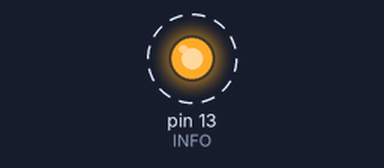
Bench run of a sketch on a simulated Arduino Uno, built with avr-gcc and run on an emulated ATmega328P. On the bench: output pins drawn as LEDs (lit = HIGH). Dashed ring = blinking. What the sketch prints to the serial monitor is not drawn.

Above: at 0.2 s.
Timing chart, 0 to 3.0 s (numbered marks = the images above):
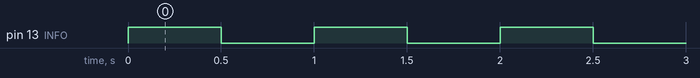

The sketch:

HelloWorld.ino
```cpp
// (licence header left out)
// Serial monitor to see startup message
// Built-in INFO LED on output 13 blinks

#define INFO 13

void setup()
{
    Serial.begin(9600);
    Serial.println("Hello World!");

    pinMode(INFO, OUTPUT);
}


void loop()
{
    digitalWrite(INFO, 1);
    delay(500);
    digitalWrite(INFO, 0);
    delay(500);
}
```

Measured:
- by itself, pin 13 (INFO): alternates HIGH for 0.50 s and LOW for 0.50 s
